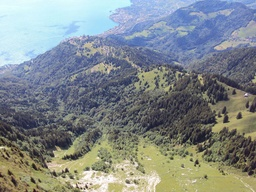
#> input picture img/test4/1.JPG, 256 x 192 px, shrunk from 640 x 480 before the run, found by its file name
$ python homography.py
#> lines starting #> are read from the running program, lines starting #| are printed output that depends on the picture; after the words box and inside, x2 and y2 are one past the last pixel; in counts of white or black regions, pixels touching at a corner belong together
### featureMatch.py
import cv2
import numpy as np

# Lấy key,des SIFT của 1 hình gray
def extractSIFTFeature(grayscaleImage):
    sift = cv2.xfeatures2d.SIFT_create()
    keypoints, descriptors = sift.detectAndCompute(grayscaleImage, None)
    return keypoints, descriptors

# khoảng cách bằng căn giữa 2 vecs ( des1- des2)^2
def euclidDistance(descriptor1, descriptor2):
    return np.sqrt(np.sum((descriptor1 - descriptor2) ** 2))

# với mỗi des 1 trong ảnh 1 -- tìm khoảng cách tốt nhất -- Des chứa Mô tả của nhiều keypoint mỗi key point là 1 vector 128
def getDescriptorsDistance(descriptors1, descriptors2):
    desPairDist = []
    #print('xxxx',len(descriptors1))
    for id1, des1 in enumerate(descriptors1): #  list of tuple (count, value) == (id1, des1),  id1 là id của keypoint
        bestId = 0
        bestDistance = float('inf') # infinity vô cực
        # secondBestId = bestId
        secondBestDistance = bestDistance
        for id2, des2 in enumerate(descriptors2):
            dis = euclidDistance(des1, des2) # khoảng cách giữa 2 vec
            #print("des1",[des1])
            #break
            if dis < bestDistance: # tìm khoảng cách nhỏ nhất
                secondBestDistance = bestDistance
                bestId = id2
                bestDistance = dis
                #if( secondBestDistance == float('inf')):
                    #print("secondBestDistance:",secondBestDistance)

        # (Distance, id1, id2)
        desPairDist.append((bestDistance / secondBestDistance, (id1, bestId))) # bestID = id2 is best distance
    #print("descriptors1",[i for i in descriptors1], len(descriptors1))
    return desPairDist

# lấy những cặp kp mà khoảng cách nhỏ hơn 0.6
def getMatchedDescriptors(descriptors1, descriptors2, threshold=0.6):
    desPairDist = getDescriptorsDistance(descriptors1, descriptors2)
    # print("desPairDist",desPairDist)
    # die()
    sortedDesPairDist = sorted(desPairDist) # Sort theo dis tăng dần
    index = 0
    #đếm số keypoint <= threshold
    for dis, (id1, id2) in sortedDesPairDist:
        #print("dis",dis) [1,2,44,55,77,78,79] thres = 55 return [1,2,44,55]
        if dis > threshold:
            break
        index += 1
    #print(sortedDesPairDist[:index])
    return sortedDesPairDist[:index]

# nối im1 + im2 = hình lớn
def concatImages(image1, image2):
    h1, w1, _ = image1.shape # return 3 tham số, lấy 2 cái đầu
    h2, w2, _ = image2.shape
    maxHeight = max(h1, h2)
    totalWidth = w1 + w2
    result = np.zeros((maxHeight, totalWidth, 3), dtype=np.uint8)
    result[:h1, :w1, :] = image1
    result[:h2, w1:(w1 + w2), :] = image2
    return result


# [8 lines left out: function drawMatchedPts, not called in this run]


def normalizeVector(vector):
    return vector / np.sum(vector)


# [24 lines that do not run on import are left out]

### homography.py
from featureMatch import extractSIFTFeature
from featureMatch import getMatchedDescriptors
from featureMatch import concatImages

import numpy as np
import cv2
from numpy import linalg as LA


def getRelevantPairCoord(kpts1, kpts2, matchedDescriptors):
    pairCoords = [((int(kpts1[id1].pt[0]), int(kpts1[id1].pt[1])), # Lấy (x,y) của mỗi keypoint, pt tọa độ của kp pt[x],pt[y]
                   (int(kpts2[id2].pt[0]), int(kpts2[id2].pt[1])))
                  for _, (id1, id2) in matchedDescriptors]
    # print("Pair",pairCoords)    ((132, 238), (222, 251)), ((73, 115), (166, 123)), ((108, 136), (200, 145))
    # die()
    return pairCoords

#Tìm ma trận homography
def estimateHomographyMatrix(kpts1, kpts2, matchedDescriptors, pairCoords):
    matchedDesSize = len(matchedDescriptors)
    ptsPairs = [pairCoords[np.random.randint(
        matchedDesSize)] for _ in range(4)]

    A = []
    for pp in ptsPairs:#((132, 238), (222, 251))
        A.append([pp[0][0], pp[0][1], 1, 0, 0, 0, -pp[1][0] * pp[0][0], -pp[1][0]*pp[0][1], -pp[1][0]])# pp[0][0] = kpts1[id1].pt[0]
        A.append([0, 0, 0, pp[0][0], pp[0][1], 1, -pp[1][1] * pp[0][0], -pp[1][1]*pp[0][1], -pp[1][1]])
    A = np.array(A)
    #print("A = ",np.array(A))

    # Use svd to calculate vh
    _, _, vh = LA.svd(A, full_matrices=True)

    # Then, select the last singular vector of vh, which respects
    # to the eigenvector of A* x A with smallest eigenvalue
    # for total least squares minimization
    return vh[-1].reshape(3, 3)


def manhattanDistance(p1, p2):
    return abs(p1[0] - p2[0]) + abs(p1[1] - p2[1])


def euclidDistance(p1, p2):
    return np.sqrt((p1[0] - p2[0]) ** 2 + (p1[1] - p2[1]) ** 2)


# Tìm ra Homo sao cho với homo đó thì số inliner là Max
# chuyển từ [x,y,w] --> [x/w , y/w]
def getBestHomography(kps1, kps2, matchedDescriptors, pairCoords, threshold=5, iteration=100):
    ''' RANSAC algorithm'''
    bestCntInliers = -float('inf')
    bestPairPts = []
    bestHomography = None
    for i in range(iteration): # cho loop chạy đủ lớn ( == 100 ) thì thuật toán dừng
        homography = estimateHomographyMatrix(kps1, kps2, matchedDescriptors, pairCoords)
        #print(homography)

        cntInliners = 0
        pairPts = []

        #tìm trong pairCoords
        for pcoord in pairCoords: #((132, 238), (222, 251))
            pt = np.array([pcoord[0][0], pcoord[0][1], 1]) # [x, y, 1] của kp1
            pt = pt.reshape(3, 1) # 3 dòng 1 cột
            #-------------------------------------------------
            #_pt = H x pt
            _pt = np.dot(homography, pt) # nhân 2 ma trận 3x3 3x1 = 3x1  *

            # chuyển từ [x,y,w] --> [x/w , y/w]
            _pt = (int(_pt.item(0) / _pt.item(2)),# (132, 238)
                   int(_pt.item(1) / _pt.item(2)))
            # tính khoảng cách từ kp1 vừa Homo --> kp2 của ảnh 2
            dist = euclidDistance(_pt, pcoord[1])

            if dist <= threshold: # đếm số inliner, nếu khoảng cách < ngưỡng thì nó là inliner
                cntInliners += 1
                pairPts.append((pcoord[0], pcoord[1]))

        if cntInliners > bestCntInliers:
            bestCntInliers = cntInliners
            bestHomography = homography
            bestPairPts = pairPts

    print ('#inliers between 2 images: {}'.format(bestCntInliers))

    return bestHomography, bestPairPts # bestPairPts()

# line nối 2 inliner
def drawMatchedPts(image1, image2, pairPts):
    outputImage = concatImages(image1, image2)
    for pt1, pt2 in pairPts:
        p2 = (pt2[0] + image1.shape[1], pt2[1])
        cv2.line(outputImage, pt1, p2, (0, 255, 0))
    return outputImage


if __name__ == '__main__':
    img1 = cv2.imread('./img/test4/1.jpg')
#> img1 is the input picture: shape (192, 256, 3); mean B, G, R 139.1, 137.8, 130.4
    img2 = cv2.imread('./img/test4/2.jpg')
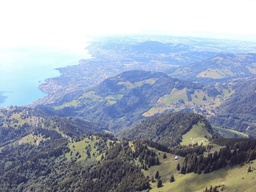
#> input picture img/test4/2.JPG, 256 x 192 px, shrunk from 640 x 480 before the run, found by its file name
#> img2 is the input picture: shape (192, 256, 3); mean B, G, R 182.4, 167.4, 157.5

    img1 = cv2.resize(img1, (0, 0), fx=0.8, fy=0.8)
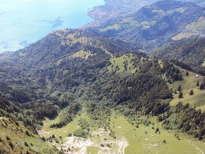
#> img1: shape (154, 205, 3); mean B, G, R 138.9, 137.7, 130.3
    img2 = cv2.resize(img2, (0, 0), fx=0.8, fy=0.8)
#> img2: shape (154, 205, 3)

    gray1 = cv2.cvtColor(img1, cv2.COLOR_BGR2GRAY)
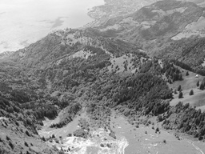
#> gray1: shape (154, 205); min 22, max 253, mean 135.6
    gray2 = cv2.cvtColor(img2, cv2.COLOR_BGR2GRAY)
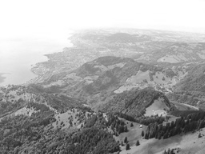
#> gray2: shape (154, 205); min 25, max 255, mean 165.9

    kps1, des1 = extractSIFTFeature(gray1)
#> in extractSIFTFeature, `keypoints, descriptors = sift.detectAndCompute(grayscaleImage, None)`: keypoints = 406 keypoints; strongest (x, y, size): (53, 136, 1.9), (102, 145, 2), (70, 135, 2.1), (191, 93, 2.7)
#> kps1 has the same summary as keypoints in extractSIFTFeature
    kps2, des2 = extractSIFTFeature(gray2)
#> in extractSIFTFeature (call 2), `keypoints, descriptors = sift.detectAndCompute(grayscaleImage, None)`: keypoints = 244 keypoints; strongest (x, y, size): (138, 144, 2.5), (128, 148, 2.8), (200, 136, 2.1), (104, 115, 2.2)
#> kps2 has the same summary as keypoints in extractSIFTFeature

    matchedDescriptors = getMatchedDescriptors(des1, des2)
#> after the loop in getDescriptorsDistance, `for id1, des1 in enumerate(descriptors1):`: desPairDist = 406 items
#> the loop in getMatchedDescriptors, `for dis, (id1, id2) in sortedDesPairDist: #print("dis",dis) [1,2,44,55..` made 85 passes
#> (dis, id1, id2) on passes 1 to 12: (0.12, 133, 6), (0.127, 223, 58), (0.137, 222, 62), (0.143, 142, 9), (0.144, 145, 11), (0.144, 241, 68), (0.145, 134, 7), (0.151, 266, 83), (0.158, 170, 29), (0.162, 229, 64), (0.162, 178, 35), (0.163, 182, 39)
#> after the loop in getMatchedDescriptors, `for dis, (id1, id2) in sortedDesPairDist:`: index = 84
#> matchedDescriptors = 84 items

    pairCoords = getRelevantPairCoord(kps1, kps2, matchedDescriptors) # lấy tọa độ của 2 keypoints tốt nhất
#> pairCoords = 84 items

    h, pairPts = getBestHomography(kps1, kps2, matchedDescriptors, pairCoords) #
#> after the loop in getBestHomography, `for i in range(iteration):`: bestCntInliers = 83; bestPairPts = 83 items
#| #inliers between 2 images: 83
#> h = [[0.0128, -0.000734, -0.725], [0.000262, 0.0107, 0.688], [7.41e-06, -1.29e-05, 0.0117]]; pairPts = 83 items

    output = drawMatchedPts(img1, img2, pairPts)
#> in concatImages, `result[:h1, :w1, :] = image1`:
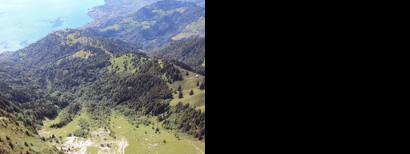
#> result: shape (154, 410, 3); mean B, G, R 69.5, 68.8, 65.2
#> in concatImages, `result[:h2, w1:(w1 + w2), :] = image2`:
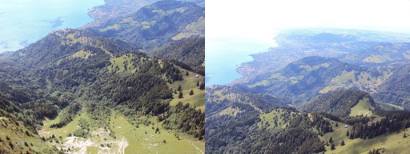
#> result: shape (154, 410, 3); mean B, G, R 160.5, 152.4, 143.8
#> the loop in drawMatchedPts, `for pt1, pt2 in pairPts:` made 83 passes
#> (pt1, pt2, p2) on passes 1 to 12: ((70, 35), (12, 92), (217, 92)), ((109, 22), (52, 78), (257, 78)), ((109, 67), (53, 124), (258, 124)), ((73, 27), (15, 83), (220, 83)), ((74, 41), (17, 97), (222, 97)), ((117, 48), (61, 103), (266, 103)), ((70, 35), (12, 92), (217, 92)), ((135, 62), (80, 117), (285, 117)), ((83, 40), (26, 96), (231, 96)), ((111, 60), (55, 116), (260, 116)), ((88, 53), (31, 110), (236, 110)), ((90, 31), (34, 88), (239, 88))
#> after the loop in drawMatchedPts, `for pt1, pt2 in pairPts:`:
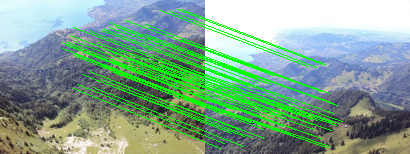
#> outputImage: shape (154, 410, 3); 12.16% of pixels changed, all inside (x1, y1, x2, y2) = (62, 9, 343, 149)

    cv2.imshow('output_ransac', output)
    #cv2.imwrite('./Output/output_ransac.png', output)

    cv2.waitKey(0)
    cv2.destroyAllWindows()
